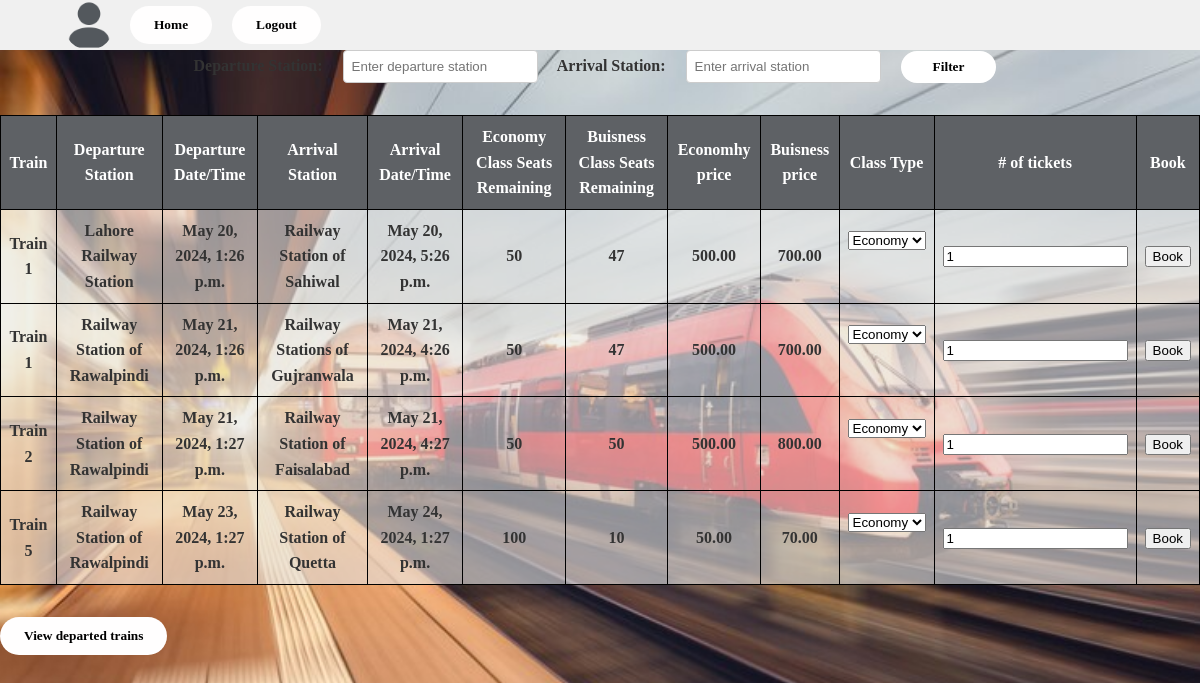
Page /bookings/ on the earlier database version.
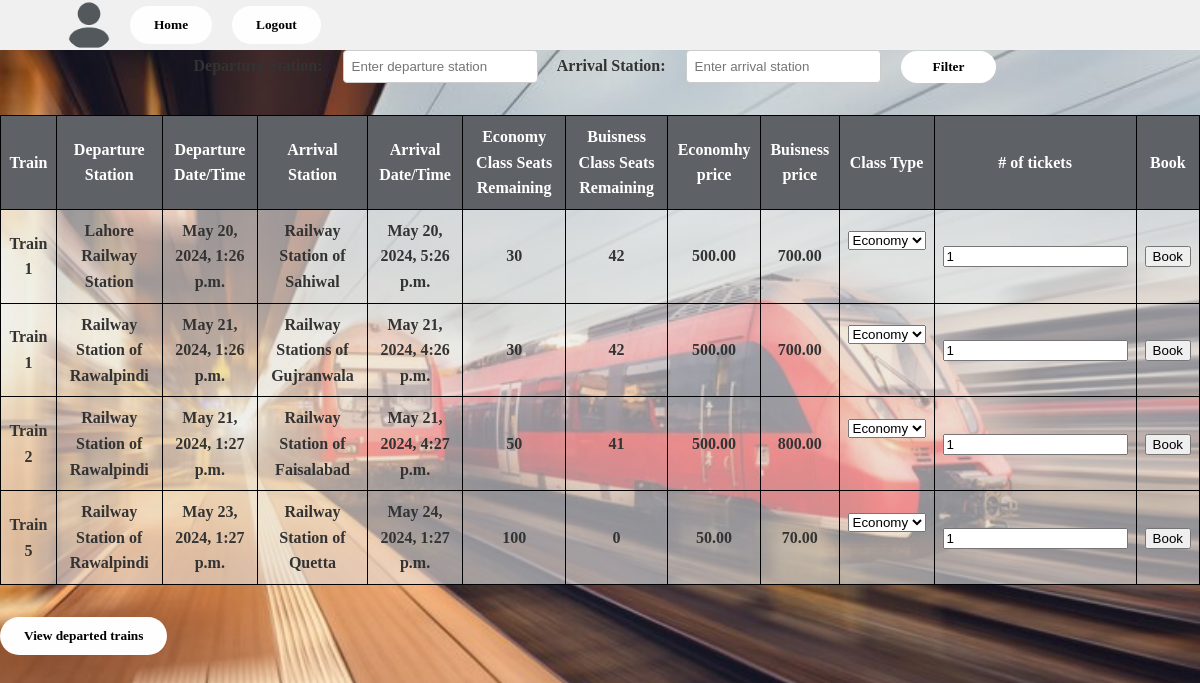
Same page on the later database version.
### Schedules/models.py (models this page shows, shortened)
class TrainSchedule(models.Model):
    DEPARTURE_STATUS_CHOICES = (
        ('No', 'NotDeparted'),
        ('Yes', 'Departed'),
        ('Cancelled', 'Cancelled'),
        ('Delayed', 'Delayed'),
    )
    train = models.ForeignKey(Train, on_delete=models.CASCADE)
    DepartureStation = models.ForeignKey(Station, related_name='departure_schedules', on_delete=models.CASCADE, default=None)
    ArrivalStation = models.ForeignKey(Station, related_name='arrival_schedule', on_delete=models.CASCADE, default=None)
    departure_time = models.DateTimeField()
    arrival_time = models.DateTimeField()
    departure_status = models.CharField(max_length=10, choices=DEPARTURE_STATUS_CHOICES, default='No')
    date = models.DateField(default=date.today)
    @property
    def available_economy_seats(self):
        booked_tickets = Ticket.objects.filter(train=self.train, sourceStation=self.DepartureStation, destinationStation=self.ArrivalStation, classType='Economy').count()
        return self.train.economy_capacity - booked_tickets
    @property
    def available_business_seats(self):
        booked_tickets = Ticket.objects.filter(train=self.train, sourceStation=self.DepartureStation, destinationStation=self.ArrivalStation, classType='Business').count()
        return self.train.business_capacity - booked_tickets
    def calculate_price(self, class_type):
        if class_type == "economy":
            base_price = self.train.economyClassPrice
        elif class_type == "business":
            base_price = self.train.businessClassPrice
        else:
            raise ValueError("Invalid class type")
        return base_price

### Trains/models.py (models this page shows, shortened)
class Train(models.Model):
    name = models.CharField(max_length=100)
    economy_capacity = models.IntegerField(default=0)  # Capacity for economy class
    business_capacity = models.IntegerField(default=0)  # Capacity for business class
    economyClassPrice = models.DecimalField(max_digits=10, decimal_places=2)
    businessClassPrice = models.DecimalField(max_digits=10, decimal_places=2)

### Stations/models.py (models this page shows, shortened)
class Station(models.Model):
    name = models.CharField(max_length=100)
    location = models.CharField(max_length=100)
    distance = models.DecimalField(max_digits=10, decimal_places=2, default=1)  # Distance from a reference point

### Schedules/views.py (the view)
# urls.py: path('bookings/', trainDetails, name='bookings'),
def trainDetails(request):
    current_time = timezone.now()
    available_trains = Train.objects.all()
    available_stations = Station.objects.all()
    train_schedules = TrainSchedule.objects.filter(departure_time__gte=current_time)
    departure_station = request.GET.get('departure')
    arrival_station = request.GET.get('arrival')
    if departure_station and arrival_station:
        train_schedules = train_schedules.filter(
            DepartureStation__name__icontains=departure_station,
            ArrivalStation__name__icontains=arrival_station
        )
    for schedule in train_schedules:
        schedule.economy_price = schedule.calculate_price("economy")
        schedule.business_price = schedule.calculate_price("business")
    return render(request, 'schedules.html',
    {
        'train_schedules': train_schedules,
    })

### Schedules/templates/schedules.html (shortened to what this page needs)
<!DOCTYPE html>
<html lang="en">
<head>
    <link rel="stylesheet" href="/static/schedules.css">
</head>
<body>
    <header>
        <header>
            <div class="user-info">
                <img src="/static/avatar.png" alt="User Avatar">
            </div>
            <div class="action-buttons">
                <a href="/user/userPage"><button>Home</button></a>
                <a href="/user/login"><button>Logout</button></a>
            </div>
        </header>
    </header>
    <main>
        <form method="GET" action="{% url 'Schedules:TrainDetails' %}">
            <label for="departure">Departure Station:</label>
            <input type="text" name="departure" id="departure" placeholder="Enter departure station">
            <label for="arrival">Arrival Station:</label>
            <input type="text" name="arrival" id="arrival" placeholder="Enter arrival station">
            <button type="submit">Filter</button>
        </form>
        <table>
            <thead>
                <tr>
                    <th>Train</th>
                    <th>Departure Station</th>
                    <th>Departure Date/Time</th>
                    <th>Arrival Station</th>
                    <th>Arrival Date/Time</th>
                    <th>Economy Class Seats Remaining</th>
                    <th>Buisness Class Seats Remaining</th>
                    <th>Economhy price</th>
                    <th>Buisness price</th>
                    <th>Class Type</th>
                    <th># of tickets</th>
                    <th>Book</th>
                </tr>
            </thead>
            <tbody>
                {% for schedule in train_schedules %}
                    <tr>
                        <td>{{ schedule.train.name }}</td>
                        <td>{{ schedule.DepartureStation.name }}</td>
                        <td>{{ schedule.departure_time }}</td>
                        <td>{{ schedule.ArrivalStation.name }}</td>
                        <td>{{ schedule.arrival_time }}</td>
                        <td>{{ schedule.available_economy_seats }}</td>
                        <td>{{ schedule.available_business_seats }}</td>
                        <td>{{ schedule.economy_price }}</td>
                        <td>{{ schedule.business_price }}</td>
                        <td>
                            <form method="post" action="{% url 'Bookings:BookTicket' schedule.id %}">
                                <select name="class_type" id="class_type">
                                    <option value="economy">Economy</option>
                                </select>
                            </td>
                            <td>
                                <form method="post" action="{% url 'Bookings:BookTicket' schedule.id %}">
                                    <input type="number" name="num_tickets" id="num_tickets" min="1" value="1">
                            </td>
                        <td>
                            <form method="post" action="{% url 'Bookings:BookTicket' schedule.id %}">
                               <input type="submit" value="Book">
                            </form>
                        </td>
                    </tr>
                {% endfor %}
            </tbody>
        </table>
        <a href="{% url 'Schedules:DepartedTrains' %}"><button>View departed trains</button></a>
    </main>
</body>
</html>

### Schedules/static/schedules.css (style rules this page uses)
body { margin: 0; padding: 0; font-family: Arial, sans-serif; background-color: #f2f4f8; color: #333; line-height: 1.6; background-image: url(dashboard.jpg); background-size: cover; background-repeat: no-repeat; background-attachment: fixed; font-family: 'verdana'; font-weight: bold; }
header { position: relative; display: flex; justify-content: space-between; align-items: center; background-color: #f0f0f0; padding: 0 2rem; }
.user-info { display: flex; align-items: center; }
.user-info img { width: 50px; height: 50px; border-radius: 50%; margin-right: 1rem; }
.action-buttons { display: flex; align-items: center; }
.action-buttons a { margin-right: 10px; text-decoration: none; color: #fff; }
form { margin-bottom: 2rem; text-align: center; }
form label { font-weight: bold; margin-right: 1rem; }
form input[type="text"] { padding: 0.5rem; border: 1px solid #ccc; border-radius: 4px; margin-right: 1rem; }
form button[type="submit"] { padding: 0.5rem 2rem; background-color: #ffffff; color: #000; border: none; border-radius: 20px; cursor: pointer; transition: background-color 0.3s; }
table { width: 100%; border-collapse: collapse; margin-bottom: 2rem; }
th, td { border: 1px solid #000; padding: 0.5rem; text-align: center; background-color: rgb(231 231 231 / 60%); }
th { background-color: #5e6165; color: #fff; }
button { padding: 0.7rem 1.5rem; margin-right: 10px; background-color: #fffefe; color: #000; border: none; border-radius: 20px; cursor: pointer; transition: background-color 0.3s; font-family: 'verdana'; font-weight: bold; }

Differences in the rows shown:
changed through a linked row, TrainSchedule "May 20, 2024, 1:26 p.m.": available_economy_seats "50" → "30"; available_business_seats "47" → "42"
changed through a linked row, TrainSchedule "May 21, 2024, 1:26 p.m.": available_economy_seats "50" → "30"; available_business_seats "47" → "42"
changed through a linked row, TrainSchedule "May 21, 2024, 1:27 p.m.": available_business_seats "50" → "41"
changed through a linked row, TrainSchedule "May 23, 2024, 1:27 p.m.": available_business_seats "10" → "0"
